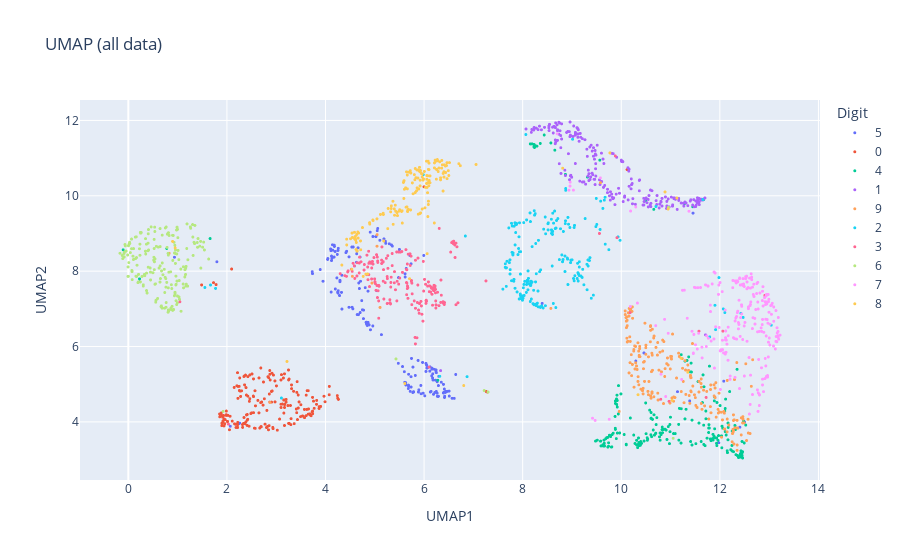

The notebook cell saved with this chart:
### Code cell
# umap
umap = UMAP(n_components=2, random_state=42)
X_umap = umap.fit_transform(X)
fig = px.scatter(x=X_umap[:, 0], y=X_umap[:, 1], color=labels.astype(str),
                 title="UMAP (all data)",
                 labels={'x': 'UMAP1', 'y': 'UMAP2', 'color': 'Digit'})
fig.update_traces(marker=dict(size=3))
fig.show()

### Figure 1 — Plotly figure (JSON) as saved in the notebook; plotly's stock layout.template omitted (floating-point values rounded to 4 significant figures; data arrays with more than 128 entries replaced by an {"elided": "..."} marker saying what was removed)
{"data": [{"hovertemplate": "Digit=5<br>UMAP1=%{x}<br>UMAP2=%{y}<extra></extra>", "legendgroup": "5", "marker": {"color": "#636efa", "size": 3, "symbol": "circle"}, "mode": "markers", "name": "5", "showlegend": true, "type": "scattergl", "x": {"elided": "180 float values"}, "xaxis": "x", "y": {"elided": "180 float values"}, "yaxis": "y"}, {"hovertemplate": "Digit=0<br>UMAP1=%{x}<br>UMAP2=%{y}<extra></extra>", "legendgroup": "0", "marker": {"color": "#EF553B", "size": 3, "symbol": "circle"}, "mode": "markers", "name": "0", "showlegend": true, "type": "scattergl", "x": {"elided": "191 float values"}, "xaxis": "x", "y": {"elided": "191 float values"}, "yaxis": "y"}, {"hovertemplate": "Digit=4<br>UMAP1=%{x}<br>UMAP2=%{y}<extra></extra>", "legendgroup": "4", "marker": {"color": "#00cc96", "size": 3, "symbol": "circle"}, "mode": "markers", "name": "4", "showlegend": true, "type": "scattergl", "x": {"elided": "214 float values"}, "xaxis": "x", "y": {"elided": "214 float values"}, "yaxis": "y"}, {"hovertemplate": "Digit=1<br>UMAP1=%{x}<br>UMAP2=%{y}<extra></extra>", "legendgroup": "1", "marker": {"color": "#ab63fa", "size": 3, "symbol": "circle"}, "mode": "markers", "name": "1", "showlegend": true, "type": "scattergl", "x": {"elided": "220 float values"}, "xaxis": "x", "y": {"elided": "220 float values"}, "yaxis": "y"}, {"hovertemplate": "Digit=9<br>UMAP1=%{x}<br>UMAP2=%{y}<extra></extra>", "legendgroup": "9", "marker": {"color": "#FFA15A", "size": 3, "symbol": "circle"}, "mode": "markers", "name": "9", "showlegend": true, "type": "scattergl", "x": {"elided": "210 float values"}, "xaxis": "x", "y": {"elided": "210 float values"}, "yaxis": "y"}, {"hovertemplate": "Digit=2<br>UMAP1=%{x}<br>UMAP2=%{y}<extra></extra>", "legendgroup": "2", "marker": {"color": "#19d3f3", "size": 3, "symbol": "circle"}, "mode": "markers", "name": "2", "showlegend": true, "type": "scattergl", "x": {"elided": "198 float values"}, "xaxis": "x", "y": {"elided": "198 float values"}, "yaxis": "y"}, {"hovertemplate": "Digit=3<br>UMAP1=%{x}<br>UMAP2=%{y}<extra></extra>", "legendgroup": "3", "marker": {"color": "#FF6692", "size": 3, "symbol": "circle"}, "mode": "markers", "name": "3", "showlegend": true, "type": "scattergl", "x": {"elided": "191 float values"}, "xaxis": "x", "y": {"elided": "191 float values"}, "yaxis": "y"}, {"hovertemplate": "Digit=6<br>UMAP1=%{x}<br>UMAP2=%{y}<extra></extra>", "legendgroup": "6", "marker": {"color": "#B6E880", "size": 3, "symbol": "circle"}, "mode": "markers", "name": "6", "showlegend": true, "type": "scattergl", "x": {"elided": "200 float values"}, "xaxis": "x", "y": {"elided": "200 float values"}, "yaxis": "y"}, {"hovertemplate": "Digit=7<br>UMAP1=%{x}<br>UMAP2=%{y}<extra></extra>", "legendgroup": "7", "marker": {"color": "#FF97FF", "size": 3, "symbol": "circle"}, "mode": "markers", "name": "7", "showlegend": true, "type": "scattergl", "x": {"elided": "224 float values"}, "xaxis": "x", "y": {"elided": "224 float values"}, "yaxis": "y"}, {"hovertemplate": "Digit=8<br>UMAP1=%{x}<br>UMAP2=%{y}<extra></extra>", "legendgroup": "8", "marker": {"color": "#FECB52", "size": 3, "symbol": "circle"}, "mode": "markers", "name": "8", "showlegend": true, "type": "scattergl", "x": {"elided": "172 float values"}, "xaxis": "x", "y": {"elided": "172 float values"}, "yaxis": "y"}], "layout": {"legend": {"title": {"text": "Digit"}, "tracegroupgap": 0}, "title": {"text": "UMAP (all data)"}, "xaxis": {"anchor": "y", "domain": [0, 1], "title": {"text": "UMAP1"}}, "yaxis": {"anchor": "x", "domain": [0, 1], "title": {"text": "UMAP2"}}}}
